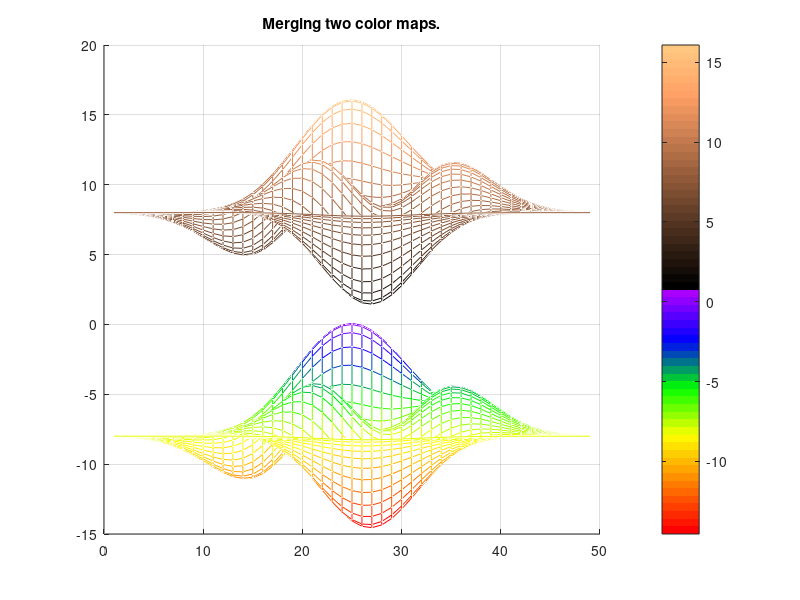

MATLAB code for this plot:
%MMCMAPD Demonstrate colormap merging.
% MMCMAPD creates a figure window and demonstrates the effects
% of merging two color maps to obtain special color effects.

echo on 
figure;  % create figure window
colormap([rainbow(32); copper(32)]); % set colormap for figure
mesh(peaks+8); 
view(0,0);
hold on; 
mesh(peaks-8);
colorbar;
title('Merging two color maps.');
hold off

